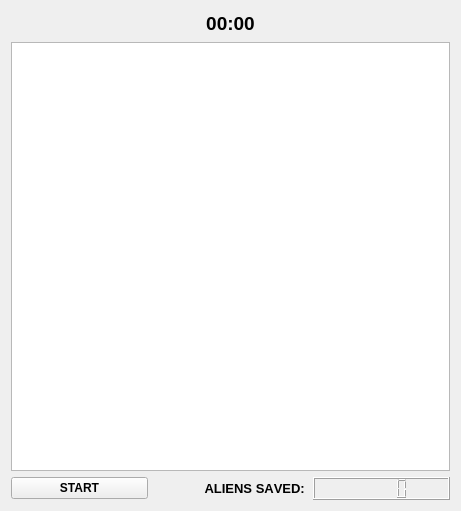
<?xml version="1.0" encoding="UTF-8"?>
<ui version="4.0">
 <class>MainWindow</class>
 <widget class="QMainWindow" name="MainWindow">
  <property name="geometry">
   <rect>
    <x>0</x>
    <y>0</y>
    <width>461</width>
    <height>511</height>
   </rect>
  </property>
  <property name="windowTitle">
   <string>MainWindow</string>
  </property>
  <widget class="QWidget" name="centralWidget">
   <layout class="QGridLayout" name="gridLayout">
    <item row="4" column="0">
     <widget class="QPushButton" name="pushButton">
      <property name="font">
       <font>
        <pointsize>9</pointsize>
        <weight>75</weight>
        <bold>true</bold>
       </font>
      </property>
      <property name="text">
       <string>START</string>
      </property>
     </widget>
    </item>
    <item row="4" column="2">
     <widget class="QLCDNumber" name="lcdNumber">
      <property name="font">
       <font>
        <weight>75</weight>
        <bold>true</bold>
       </font>
      </property>
     </widget>
    </item>
    <item row="2" column="0" colspan="3">
     <widget class="QGraphicsView" name="graphicsView"/>
    </item>
    <item row="4" column="1">
     <widget class="QLabel" name="label">
      <property name="font">
       <font>
        <pointsize>10</pointsize>
        <weight>75</weight>
        <bold>true</bold>
        <kerning>false</kerning>
       </font>
      </property>
      <property name="text">
       <string>              ALIENS SAVED:</string>
      </property>
     </widget>
    </item>
    <item row="0" column="1" rowspan="2">
     <widget class="QLabel" name="label_2">
      <property name="minimumSize">
       <size>
        <width>153</width>
        <height>25</height>
       </size>
      </property>
      <property name="maximumSize">
       <size>
        <width>153</width>
        <height>16777215</height>
       </size>
      </property>
      <property name="font">
       <font>
        <family>MS Shell Dlg 2</family>
        <pointsize>14</pointsize>
        <weight>75</weight>
        <italic>false</italic>
        <bold>true</bold>
        <kerning>false</kerning>
       </font>
      </property>
      <property name="layoutDirection">
       <enum>Qt::LeftToRight</enum>
      </property>
      <property name="text">
       <string>00:00</string>
      </property>
      <property name="alignment">
       <set>Qt::AlignCenter</set>
      </property>
     </widget>
    </item>
   </layout>
  </widget>
  <widget class="QMenuBar" name="menuBar">
   <property name="geometry">
    <rect>
     <x>0</x>
     <y>0</y>
     <width>461</width>
     <height>21</height>
    </rect>
   </property>
  </widget>
 </widget>
 <layoutdefault spacing="6" margin="11"/>
 <resources/>
 <connections/>
</ui>
